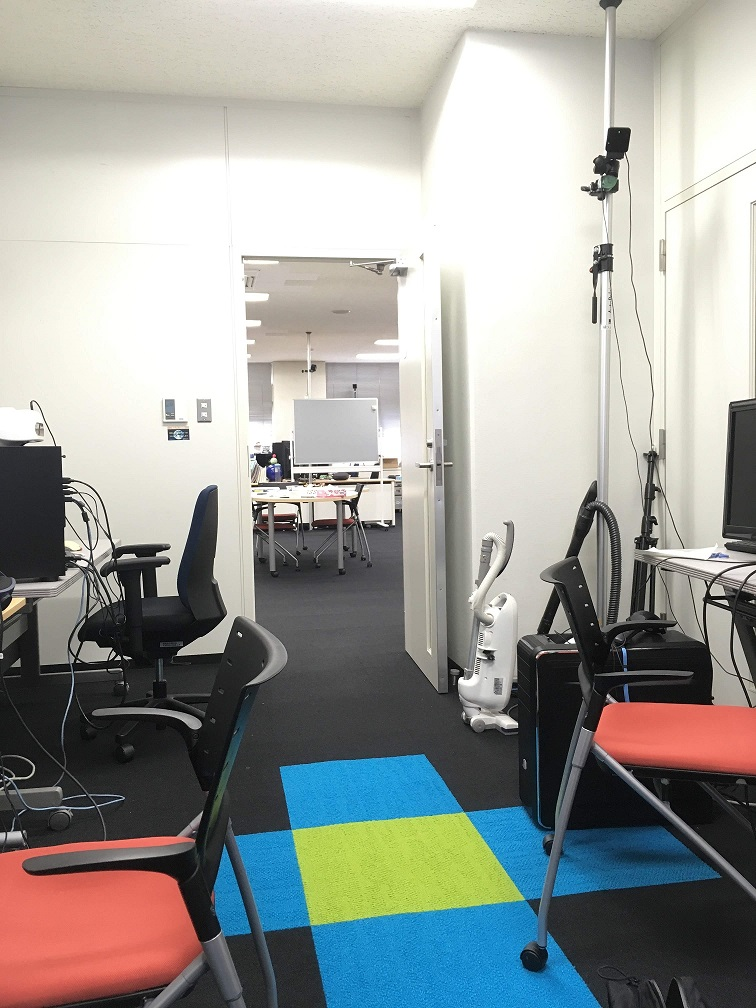
#> input picture PhotoComposition/images/lab.jpg, 756 x 1008 px, found by its file name
$ jupyter execute wood_character.ipynb
#> lines starting #> are read from the running program, lines starting #| are printed output that depends on the picture
[cell 1]
import cv2
import numpy as np
import matplotlib.pyplot as plt
from PIL import Image

[cell 2]
# Read images : src image will be cloned into dst
#im = cv2.imread("image/wood-texture.jpg")
#im = cv2.imread("image/sky_1.jpg")
im = cv2.imread("image/lab.jpg")
#> im is the input picture: shape (1008, 756, 3); mean B, G, R 153.1, 157.3, 155.7
#obj= cv2.imread("image/iloveyouticket.jpg")
#obj= cv2.imread("image/airplane.jpg")
obj= cv2.imread("image/tzuyu_12.png")
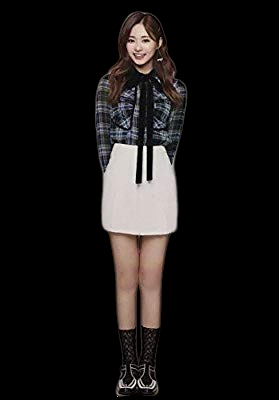
#> input picture PhotoComposition/images/tzuyu_12.png, 279 x 400 px, found by its file name
#> obj is the input picture: shape (400, 279, 3); mean B, G, R 20.5, 21.3, 23.8
#obj= cv2.imread("image/pikachu.png")

# Create an all white mask
#マスクは白で二つの画像のテクスチャを混ぜるので，貼り付けたいものの彩度が高く，背景が低ければ違和感なく貼り付けられる
mask = 255 * np.ones(obj.shape, obj.dtype)
plt.imshow(mask)

[cell 3]
# The location of the center of the src in the dst
width, height, channels = im.shape
#> width = 1008; height = 756; channels = 3
center = (int(height/2), int(width/2))
#> center = (378, 504)

# Seamlessly clone src into dst and put the results in output
normal_clone = cv2.seamlessClone(obj, im, mask, center, cv2.NORMAL_CLONE)
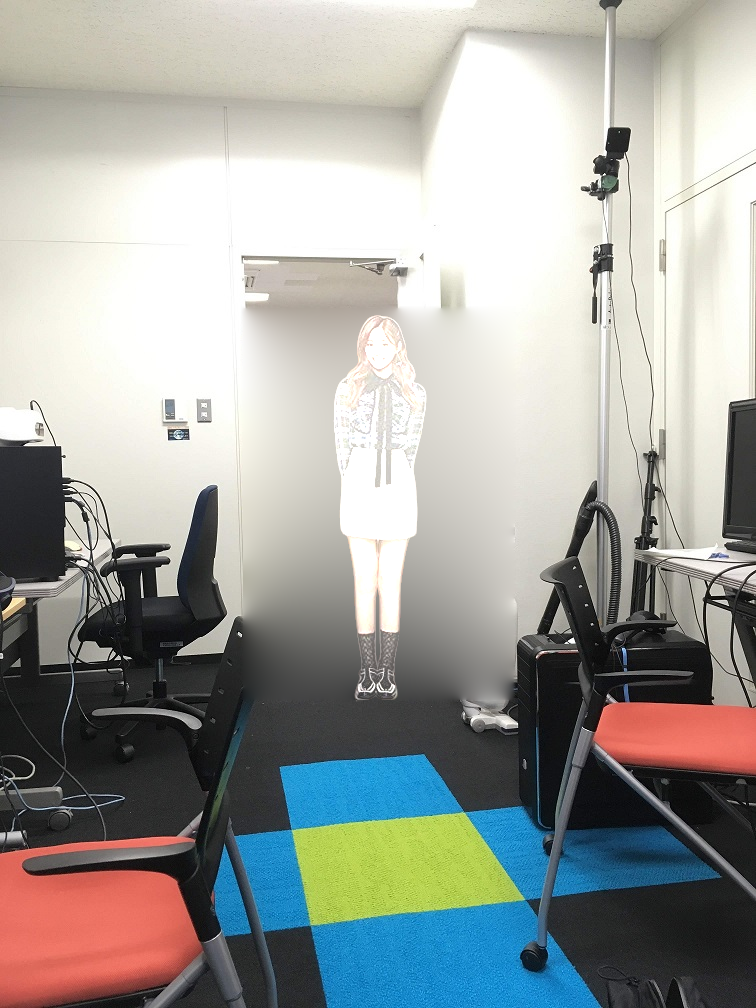
#> normal_clone: shape (1008, 756, 3); mean B, G, R 157.5, 161.8, 160.2
mixed_clone = cv2.seamlessClone(obj, im, mask, center, cv2.MIXED_CLONE)
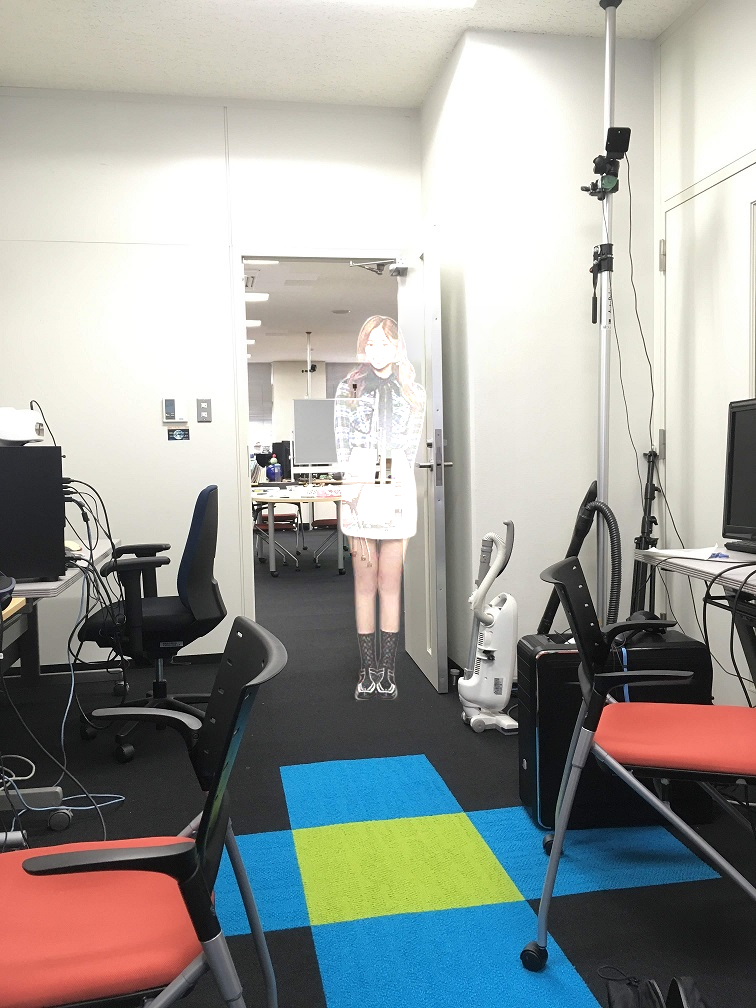
#> mixed_clone: shape (1008, 756, 3); mean B, G, R 154.4, 158.6, 157.2
monochrome_clone = cv2.seamlessClone(obj, im, mask, center, cv2.MONOCHROME_TRANSFER)
#plt.imshow(mixed_clone)
# Write results
cv2.imwrite("output/opencv-normal-clone-example.jpg", normal_clone)
cv2.imwrite("output/opencv-mixed-clone-example.jpg", mixed_clone)
cv2.imwrite("output/opencv-monochrome-clone-example.jpg", monochrome_clone)
img1=Image.open('output/opencv-normal-clone-example.jpg')
img2=Image.open('output/opencv-mixed-clone-example.jpg')
img1
